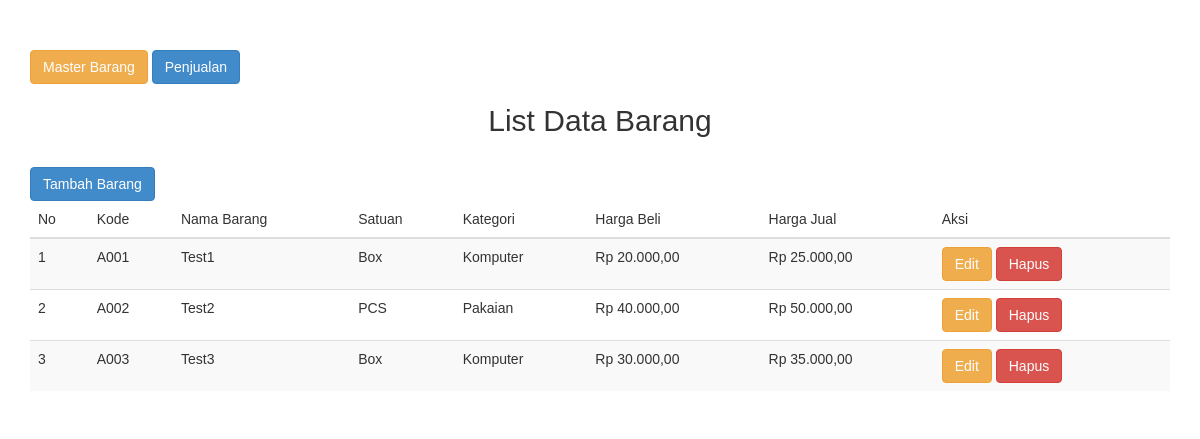
The page /barang/list.php on the database its author committed.
### tables this page shows
CREATE TABLE `m_barang` (
  `id` int(5) NOT NULL,
  `kd_barang` varchar(5) NOT NULL,
  `nm_barang` varchar(25) NOT NULL,
  `id_satuan` int(2) NOT NULL,
  `id_kategori` int(2) NOT NULL,
  `harga_beli` int(15) NOT NULL,
  `harga_jual` int(15) NOT NULL
);

CREATE TABLE `m_satuan` (
  `id` int(2) NOT NULL,
  `satuan` varchar(25) NOT NULL
);

CREATE TABLE `m_kategori` (
  `id` int(2) NOT NULL,
  `kategori` varchar(25) NOT NULL
);

### rupiah.php (called while the page is built)
<?php
function rupiah ($angka) {
    $hasil = 'Rp ' . number_format($angka, 2, ",", ".");
    return $hasil;
}

### barang/list.php (the view, shortened to what this page needs)
<!DOCTYPE html>
<html lang="en">
<head>
    <link rel="stylesheet" href="../css/bootstrap.css">
</head>
<body>
    <div class="container">
    <a href="list.php" class="btn btn-warning mb-4">Master Barang</a>
        <a href="../penjualan/list.php" class="btn btn-primary mb-4">Penjualan</a>
    <br>
        <h2 class="text-center mb-5">List Data Barang</h2>
        <br>
        <a href="create.php" class="btn btn-primary mb-4">Tambah Barang</a>
        <table class="table table-striped">
	<thead>
		<tr>
			<th>No</th>
			<th>Kode</th>
			<th>Nama Barang</th>
			<th>Satuan </th>
			<th>Kategori</th>
			<th>Harga Beli</th>
			<th>Harga Jual</th>
			<th>Aksi</th>
		</tr>
</thead>
<tbody>
		<?php
		include '../koneksi.php';
		include '../rupiah.php';
		$no = 1;
		$data = mysqli_query($koneksi,"select m_barang.*, m_satuan.satuan, m_kategori.kategori from m_barang
			left join m_satuan ON m_barang.id_satuan=m_satuan.id
			left join m_kategori ON m_barang.id_kategori=m_kategori.id");
		while($d = mysqli_fetch_array($data)){
			?>
			<tr>
				<td><?php echo $no++; ?></td>
				<td><?php echo $d['kd_barang']; ?></td>
				<td><?php echo $d['nm_barang']; ?></td>
				<td><?php echo $d['satuan']; ?></td>
				<td><?php echo $d['kategori']; ?></td>
				<td><?php echo rupiah($d['harga_beli']); ?></td>
				<td><?php echo rupiah($d['harga_jual']); ?></td>
				<td>
                        <a href="update.php?id=<?php echo $d['id']; ?>" class="btn btn-warning text-white mb-2">Edit</a>
                        <a href="proses.php?act=delete&id=<?php echo $d['id']; ?>" class="btn btn-danger mb-2">Hapus</a>
                    </td>
                </tr>
                <?php
            }
            ?>
            </tbody>
        </table>
    </div>
</body>
</html>

### barang/list.php (style rules this page uses)
* { margin: 0; padding: 0; font-family: 'Arial'; font-weight: 500; }
.container { margin-top: 50px; }

### rows shown on the page
m_barang: kd_barang "A001", nm_barang "Test1", id_satuan.satuan "Box", id_kategori.kategori "Komputer", harga_beli "Rp 20.000,00", harga_jual "Rp 25.000,00"
m_barang: kd_barang "A002", nm_barang "Test2", id_satuan.satuan "PCS", id_kategori.kategori "Pakaian", harga_beli "Rp 40.000,00", harga_jual "Rp 50.000,00"
m_barang: kd_barang "A003", nm_barang "Test3", id_satuan.satuan "Box", id_kategori.kategori "Komputer", harga_beli "Rp 30.000,00", harga_jual "Rp 35.000,00"
